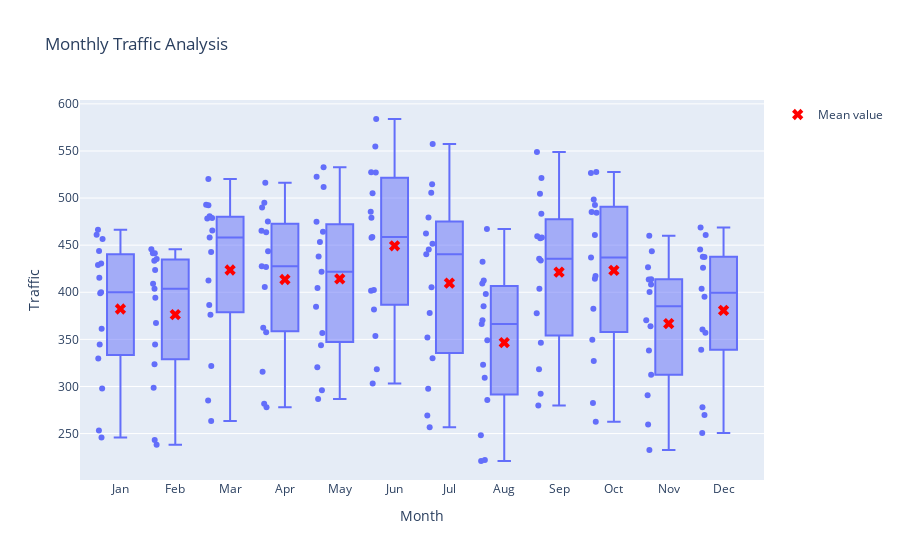

Write notebook code for a chart like this one.
### Code cell
# Create the box plot
fig = px.box(
    traffic_ts,
    x="Month",
    y="Traffic",
    points="all",
    title="Monthly Traffic Analysis",
    hover_name="Year",
)
# Group by month and calculate the mean traffic for each month
mean_values = traffic_ts.groupby("Month")["Traffic"].mean()
var_values = traffic_ts.groupby("Month")["Traffic"].var()
# Add mean markers to the plot
fig.add_scatter(
    x=mean_values.index,
    y=mean_values.values,
    mode="markers",
    marker=dict(color="red", size=10, symbol="x"),
    name="Mean value",
)

fig.show()

### Figure 1 — Plotly figure (JSON) as saved in the notebook; plotly's stock layout.template omitted (floating-point values rounded to 4 significant figures; data arrays with more than 128 entries replaced by an {"elided": "..."} marker saying what was removed)
{"data": [{"alignmentgroup": "True", "boxpoints": "all", "hovertemplate": "<b>%{hovertext}</b><br><br>Month=%{x}<br>Traffic=%{y}<extra></extra>", "hovertext": {"elided": "178 int values"}, "legendgroup": "", "marker": {"color": "#636efa"}, "name": "", "notched": false, "offsetgroup": "", "orientation": "v", "showlegend": false, "type": "box", "x": {"elided": "178 str values"}, "x0": " ", "xaxis": "x", "y": {"elided": "178 float values"}, "y0": " ", "yaxis": "y"}, {"marker": {"color": "red", "size": 10, "symbol": "x"}, "mode": "markers", "name": "Mean value", "type": "scatter", "x": ["Apr", "Aug", "Dec", "Feb", "Jan", "Jul", "Jun", "Mar", "May", "Nov", "Oct", "Sep"], "y": [413.6, 346.6, 380.7, 376.2, 382.3, 409.7, 449.3, 423.7, 414.2, 366.7, 423.2, 421.3]}], "layout": {"boxmode": "group", "legend": {"tracegroupgap": 0}, "title": {"text": "Monthly Traffic Analysis"}, "xaxis": {"anchor": "y", "domain": [0, 1], "title": {"text": "Month"}}, "yaxis": {"anchor": "x", "domain": [0, 1], "title": {"text": "Traffic"}}}}
